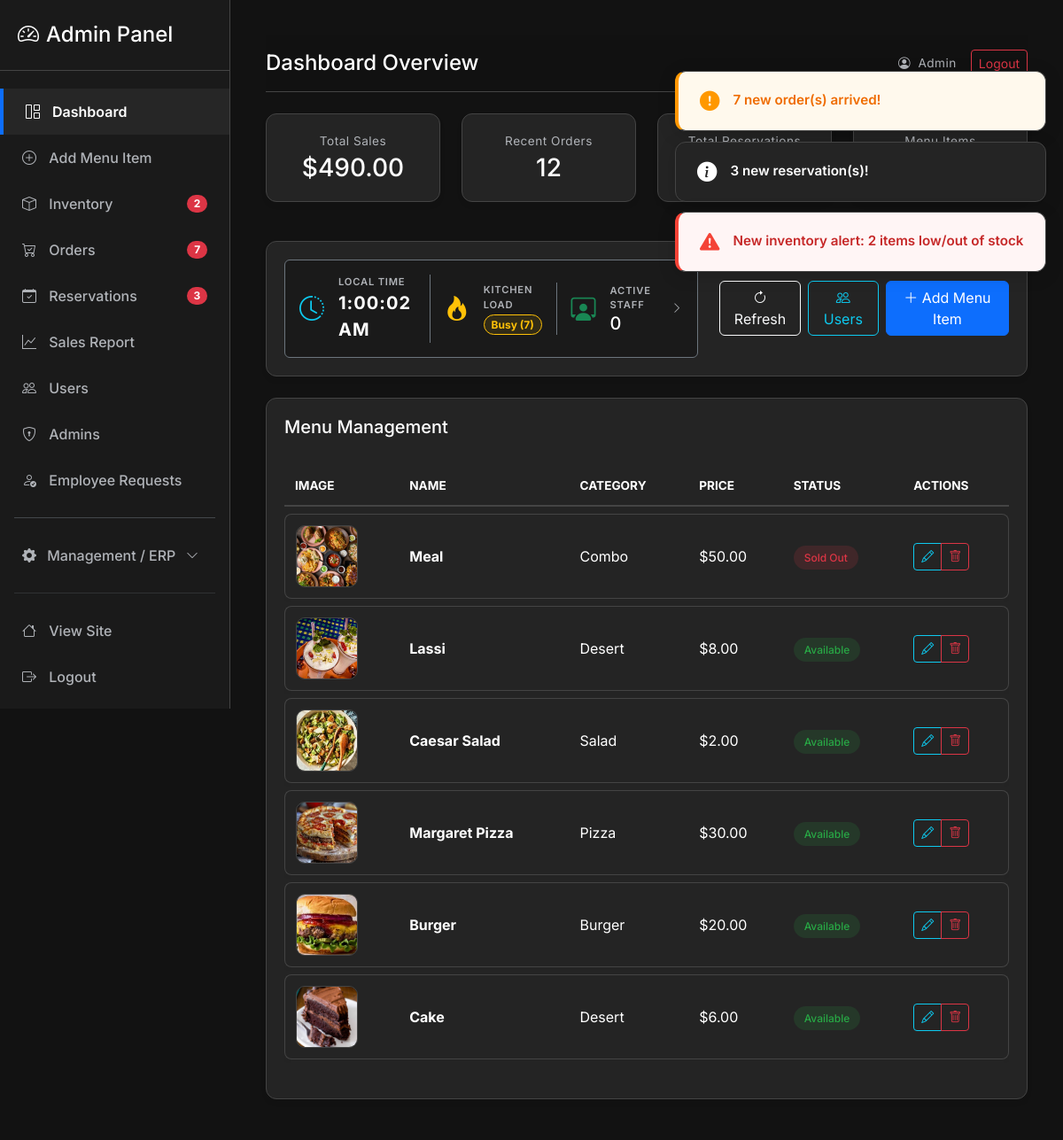
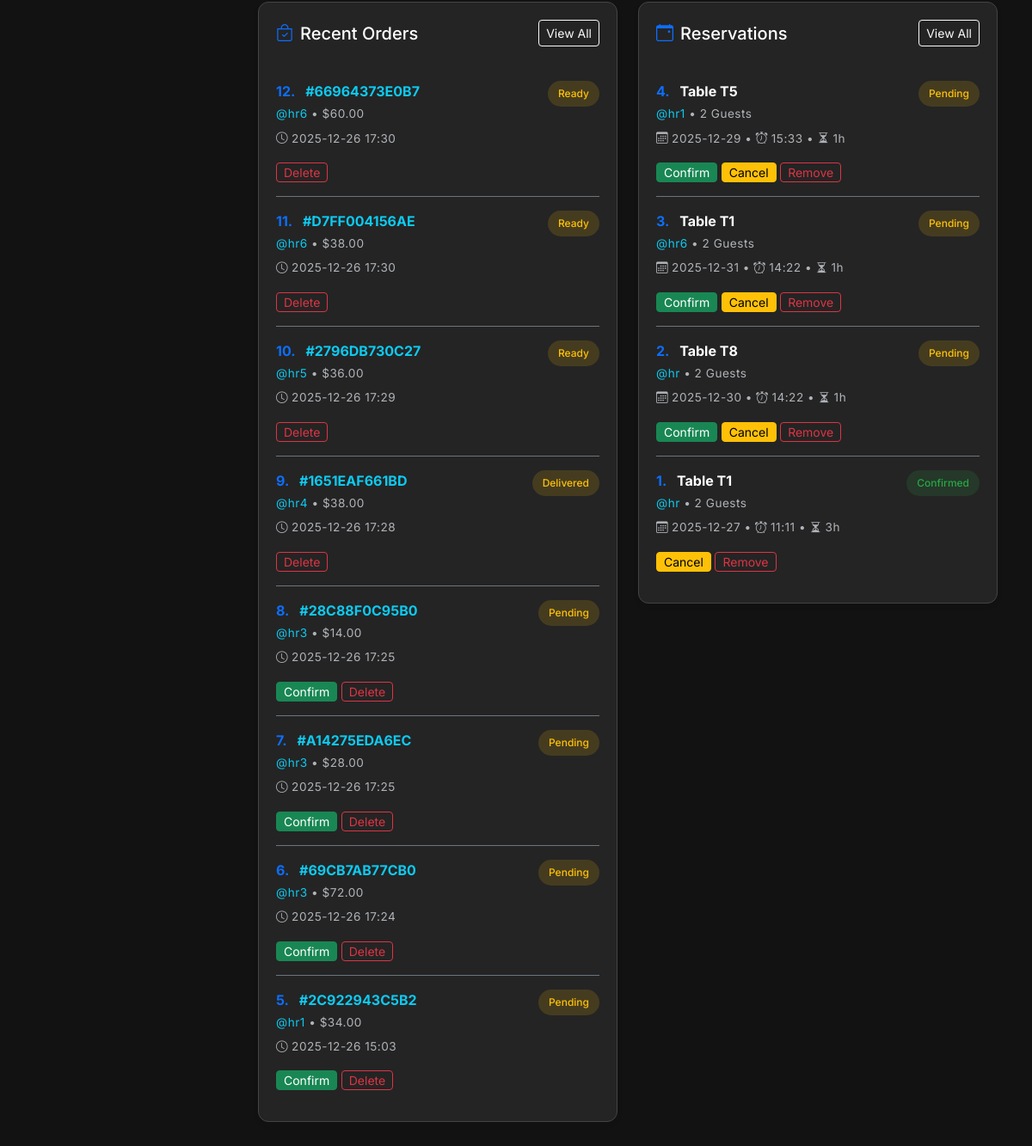
The page /admin/ (signed in) on the database its author committed (2 pictures, top to bottom).
### models/models.py (models this page shows, shortened)
class MenuItem(db.Model):
    id = db.Column(db.Integer, primary_key=True)
    name = db.Column(db.String(150), nullable=False)
    price = db.Column(db.Float, nullable=False, default=0.0)
    category = db.Column(db.String(100), nullable=True)
    ingredients = db.Column(db.String(400), nullable=True)
    availability = db.Column(db.Boolean, default=True)
    image = db.Column(db.String(300), nullable=True)
    stock_quantity = db.Column(db.Integer, default=0)
    low_stock_threshold = db.Column(db.Integer, default=5)
    ratings = db.relationship('Rating', backref='menu_item', lazy=True, cascade="all, delete-orphan")

class Order(db.Model):
    __tablename__ = 'orders'
    id = db.Column(db.Integer, primary_key=True)
    unique_order_number = db.Column(db.String(12), unique=True, nullable=False, default=lambda: str(uuid.uuid4().hex[:12]).upper())
    user_id = db.Column(db.Integer, db.ForeignKey('user.id'), nullable=False)
    items = db.Column(db.Text, nullable=False)  # JSON string of items
    total = db.Column(db.Float, nullable=False)
    status = db.Column(db.String(50), default='Placed')
    payment_status = db.Column(db.String(20), default='pending')
    payment_method = db.Column(db.String(20), nullable=True)
    discount = db.Column(db.Float, default=0.0)
    order_type = db.Column(db.Enum('dine_in', 'takeaway', name='order_type'), default='dine_in')
    phone = db.Column(db.String(50), nullable=False)
    address_district = db.Column(db.String(100), nullable=False)
    address_city = db.Column(db.String(100), nullable=False)
    address_street = db.Column(db.String(255), nullable=False)
    created_at = db.Column(db.DateTime, default=get_dhaka_time)
    items_parsed = db.Column(db.PickleType)

class User(db.Model):
    id = db.Column(db.Integer, primary_key=True)
    username = db.Column(db.String(120), unique=True, nullable=False)
    member_id = db.Column(db.String(20), unique=True)  # Custom ID
    email = db.Column(db.String(200), unique=True)
    password = db.Column(db.String(255), nullable=False)
    full_name = db.Column(db.String(200))
    phone = db.Column(db.String(50))
    address_district = db.Column(db.String(100))
    address_city = db.Column(db.String(100))
    address_street = db.Column(db.String(200))
    profile_image = db.Column(db.String(200))  # image filename
    reset_token = db.Column(db.String(100), nullable=True)
    reset_token_expiry = db.Column(db.DateTime, nullable=True)
    role = db.Column(db.Enum('admin', 'manager', 'cashier', 'waiter', 'chef', 'customer', name='user_roles'), default='customer')
    email_verified = db.Column(db.Boolean, default=False)
    email_verification_code = db.Column(db.String(10), nullable=True)
    created_at = db.Column(db.DateTime, default=get_dhaka_time)
    orders = db.relationship('Order', backref='user', lazy=True)
    reservations = db.relationship('Reservation', backref='user', lazy=True)
    ratings = db.relationship('Rating', backref='user', lazy=True)
    staff_shifts = db.relationship('StaffShift', backref='user', lazy=True)
    staff_shifts = db.relationship('StaffShift', backref='user', lazy=True)

class Reservation(db.Model):
    id = db.Column(db.Integer, primary_key=True)
    unique_reservation_number = db.Column(db.String(12), unique=True, nullable=False, default=lambda: str(uuid.uuid4().hex[:12]).upper())
    user_id = db.Column(db.Integer, db.ForeignKey('user.id'), nullable=False)
    date = db.Column(db.String(50), nullable=False)
    time = db.Column(db.String(50), nullable=False)  # Start time (HH:MM)
    duration = db.Column(db.Integer, nullable=False)  # Duration in hours
    guests = db.Column(db.Integer, nullable=False)
    table_no = db.Column(db.String(50), nullable=False)
    status = db.Column(db.String(20), default="Pending")
    created_at = db.Column(db.DateTime, default=get_dhaka_time)

### routes/admin.py (the view)
@admin_bp.route('/')
@role_required('admin')
def index():
    items = MenuItem.query.order_by(MenuItem.id.desc()).all()
    orders = Order.query.order_by(Order.created_at.desc()).all()
    reservations = Reservation.query.order_by(Reservation.created_at.desc()).all()
    for o in orders:
        try:
            o.items_parsed = json.loads(o.items)
        except:
            o.items_parsed = []
    total_sales = db.session.query(db.func.sum(Order.total)).scalar() or 0
    from datetime import date
    active_attendance = db.session.query(Attendance, User, Employee)\
        .join(Employee, Attendance.employee_id == Employee.id)\
        .join(User, Employee.user_id == User.id)\
        .filter(Attendance.date == date.today(), Attendance.status == 'present')\
        .all()
    active_staff_count = len(active_attendance)
    active_staff_list = [{
        'name': u.full_name,
        'username': u.username,
        'role': e.position,
        'image': u.profile_image,
        'check_in': a.created_at.strftime('%I:%M %p') if a.created_at else 'N/A'
    } for a, u, e in active_attendance]
    pending_orders_count = Order.query.filter(Order.status.in_(['Placed', 'Pending'])).count()
    kitchen_status = 'Normal'
    kitchen_status_color = 'success'
    if pending_orders_count >= 10:
        kitchen_status = 'Overload'
        kitchen_status_color = 'danger'
    elif pending_orders_count >= 5:
        kitchen_status = 'Busy'
        kitchen_status_color = 'warning'
    return render_template('admin/index.html',
                           items=items,
                           orders=orders,
                           reservations=reservations,
                           total_sales=total_sales,
                           active_staff_count=active_staff_count,
                           active_staff_list=active_staff_list,
                           kitchen_status=kitchen_status,
                           kitchen_status_color=kitchen_status_color,
                           pending_orders_count=pending_orders_count)

### templates/admin/index.html (shortened to what this page needs)
{% extends 'admin/admin_base.html' %}
{% block admin_title %}Dashboard Overview{% endblock %}
{% block content %}
<div class="row g-4 mb-4">
  <div class="col-md-3">
    <div class="glass-card text-center">
      <div class="text-muted small mb-1">Total Sales</div>
      <h3 class="mb-0 text-white">${{ '%.2f'|format(total_sales) }}</h3>
    </div>
  </div>
  <div class="col-md-3">
    <div class="glass-card text-center">
      <div class="text-muted small mb-1">Recent Orders</div>
      <h3 class="mb-0 text-white">{{ orders|length }}</h3>
    </div>
  </div>
  <div class="col-md-3">
    <div class="glass-card text-center">
      <div class="text-muted small mb-1">Total Reservations</div>
      <h3 class="mb-0 text-white">{{ reservations|length }}</h3>
    </div>
  </div>
  <div class="col-md-3">
    <div class="glass-card text-center">
      <div class="text-muted small mb-1">Menu Items</div>
      <h3 class="mb-0 text-white">{{ items|length }}</h3>
    </div>
  </div>
</div>
<div class="glass-card mb-4">
  <div class="row align-items-center">
    <div class="col-md-7">
      <div class="d-flex align-items-center justify-content-between bg-dark-pro border border-secondary rounded p-3">
        <div class="d-flex align-items-center border-end border-secondary pe-3 me-3">
          <i class="bi bi-clock-history fs-3 text-info me-3"></i>
          <div>
            <small class="text-muted d-block uppercase" style="font-size: 0.7rem;">Local Time</small>
            <span id="liveClock" class="fw-bold text-white fs-5" style="letter-spacing: 1px;">--:--:--</span>
          </div>
        </div>
        <div class="d-flex align-items-center border-end border-secondary pe-3 me-3">
          <i class="bi bi-fire fs-3 text-{{ kitchen_status_color }} me-3"></i>
          <div>
            <small class="text-muted d-block uppercase" style="font-size: 0.7rem;">Kitchen Load</small>
            <span
              class="badge bg-{{ kitchen_status_color }} bg-opacity-10 text-{{ kitchen_status_color }} border border-{{ kitchen_status_color }} rounded-pill">
              {{ kitchen_status }} ({{ pending_orders_count }})
            </span>
          </div>
        </div>
        <div class="d-flex align-items-center" style="cursor: pointer;"
          onclick="new bootstrap.Modal(document.getElementById('activeStaffModal')).show()">
          <i class="bi bi-person-workspace fs-3 text-success me-3"></i>
          <div>
            <small class="text-muted d-block uppercase" style="font-size: 0.7rem;">Active Staff</small>
            <h5 class="mb-0 text-white">{{ active_staff_count }}</h5>
          </div>
          <i class="bi bi-chevron-right ms-3 text-muted" style="font-size: 0.8rem;"></i>
        </div>
      </div>
    </div>
    <div class="col-md-5 d-flex align-items-center justify-content-end">
      <a class="btn btn-outline-light me-2" href="{{ url_for('admin.index') }}"><i class="bi bi-arrow-clockwise"></i>
        Refresh</a>
      <a class="btn btn-outline-info me-2" href="{{ url_for('admin.users') }}"><i class="bi bi-people"></i> Users</a>
      <a class="btn btn-primary" href="{{ url_for('admin.add_menu') }}"><i class="bi bi-plus-lg"></i> Add Menu Item</a>
    </div>
  </div>
</div>
<div class="glass-card">
  <div class="d-flex justify-content-between align-items-center mb-4">
    <h5 class="mb-0 text-white">Menu Management</h5>
  </div>
  <div class="table-responsive">
    <table class="admin-table">
      <thead>
        <tr>
          <th>Image</th>
          <th>Name</th>
          <th>Category</th>
          <th>Price</th>
          <th>Status</th>
          <th>Actions</th>
        </tr>
      </thead>
      <tbody>
        {% for it in items %}
        <tr>
          <td>
            <img
              src="{{ it.image and url_for('static', filename='uploads/' ~ it.image) or url_for('static', filename='img/placeholder.jpg') }}"
              class="admin-img-thumb" alt="{{ it.name }}">
          </td>
          <td><span class="fw-bold">{{ it.name }}</span></td>
          <td>{{ it.category }}</td>
          <td>${{ '%.2f'|format(it.price) }}</td>
          <td>
            {% if it.availability %}
            <span class="badge-admin badge-admin-success">Available</span>
            {% else %}
            <span class="badge-admin badge-admin-danger">Sold Out</span>
            {% endif %}
          </td>
          <td>
            <div class="btn-group">
              <a class="btn btn-sm btn-outline-info" href="{{ url_for('admin.edit_menu', item_id=it.id) }}"><i
                  class="bi bi-pencil"></i></a>
              <a class="btn btn-sm btn-outline-danger" href="{{ url_for('admin.delete_menu', item_id=it.id) }}"
                onclick="handlePremiumConfirm(event, 'Delete this item?', this, 'Confirm Deletion', 'bi-trash')"><i
                  class="bi bi-trash"></i></a>
            </div>
          </td>
        </tr>
        {% endfor %}
      </tbody>
    </table>
  </div>
</div>
<div class="row g-4 mt-4">
  <div class="col-lg-6">
    <div class="glass-card">
      <div class="d-flex justify-content-between align-items-center mb-4">
        <h5 class="mb-0 text-white"><i class="bi bi-bag-check me-2 text-primary"></i>Recent Orders</h5>
        <a href="{{ url_for('admin.orders') }}" class="btn btn-sm btn-outline-light">View All</a>
      </div>
      <div class="list-group list-group-flush bg-transparent">
        {% for o in orders[:8] %}
        <div class="list-group-item bg-transparent border-secondary text-light px-0 py-3">
          <div class="d-flex justify-content-between align-items-start">
            <div>
              <div class="fw-bold text-white mb-1">
                <span class="text-primary me-2">{{ orders|length - loop.index0 }}.</span>
                <a href="javascript:void(0);" onclick="openOrderModal({{ o.id }})"
                  class="text-info text-decoration-none">
                  #{{ o.unique_order_number or o.id }}
                </a>
              </div>
              <div class="small text-muted">
                {% if o.user %}
                <a class="text-info text-decoration-none" href="javascript:void(0);"
                  onclick="openUserModal('{{ o.user.username }}')">@{{ o.user.username }}</a>
                {% else %}Anon{% endif %}
                &bull; ${{ '%.2f'|format(o.total) }}
              </div>
            </div>
            <span class="badge-admin
              {% if o.status == 'Confirmed' %}badge-admin-success
              {% elif o.status == 'Paid' %}badge-admin-info
              {% else %}badge-admin-warning{% endif %}">
              {{ o.status }}
            </span>
          </div>
          <div class="small mt-2 text-muted"><i class="bi bi-clock me-1"></i>{{ o.created_at.strftime('%Y-%m-%d %H:%M')
            }}</div>
          <div class="mt-3">
            {% if o.status in ['Placed', 'Pending', 'Paid'] %}
            <a class="btn btn-sm btn-success py-0 px-2 small action-confirm"
              href="{{ url_for('admin.confirm_order', order_id=o.id, sl=orders|length - loop.index0) }}">Confirm</a>
            {% endif %}
            <a class="btn btn-sm btn-outline-danger py-0 px-2 small"
              href="{{ url_for('admin.delete_order', order_id=o.id, sl=orders|length - loop.index0) }}"
              onclick="handlePremiumConfirm(event, 'Delete order?', this, 'Confirm Delete', 'bi-exclamation-triangle')">Delete</a>
          </div>
        </div>
        {% else %}
        <div class="text-muted small">No recent orders.</div>
        {% endfor %}
      </div>
    </div>
  </div>
  <div class="col-lg-6">
    <div class="glass-card">
      <div class="d-flex justify-content-between align-items-center mb-4">
        <h5 class="mb-0 text-white"><i class="bi bi-calendar-event me-2 text-primary"></i>Reservations</h5>
        <a href="{{ url_for('admin.reservations') }}" class="btn btn-sm btn-outline-light">View All</a>
      </div>
      <div class="list-group list-group-flush bg-transparent">
        {% for r in reservations[:8] %}
        <div class="list-group-item bg-transparent border-secondary text-light px-0 py-3">
          <div class="d-flex justify-content-between align-items-start">
            <div>
              <div class="fw-bold text-white mb-1">
                <span class="text-primary me-2">{{ reservations|length - loop.index0 }}.</span> Table {{ r.table_no }}
              </div>
              <div class="small text-muted">
                {% if r.user %}
                <a class="text-info text-decoration-none" href="javascript:void(0);"
                  onclick='openUserModal({{ r.user.username|tojson }})'>@{{ r.user.username }}</a>
                {% else %}Anon{% endif %}
                &bull; {{ r.guests }} Guests
              </div>
            </div>
            <span
              class="badge-admin {% if r.status == 'Canceled' %}badge-admin-danger{% elif r.status == 'Pending' %}badge-admin-warning{% else %}badge-admin-success{% endif %}">
              {{ r.status }}
            </span>
          </div>
          <div class="small mt-2 text-muted">
            <i class="bi bi-calendar3 me-1"></i>{{ r.date }} &bull; <i class="bi bi-alarm me-1"></i>{{ r.time }} &bull;
            <i class="bi bi-hourglass-split me-1"></i>{{ r.duration }}h
          </div>
          <div class="mt-3">
            {% if r.status == 'Pending' %}
            <a class="btn btn-sm btn-success py-0 px-2 small action-res"
              href="{{ url_for('admin.confirm_reservation', res_id=r.id) }}">Confirm</a>
            {% endif %}
            {% if r.status != 'Canceled' %}
            <a class="btn btn-sm btn-warning py-0 px-2 small action-res"
              href="{{ url_for('admin.cancel_reservation', res_id=r.id) }}">Cancel</a>
            {% endif %}
            <a class="btn btn-sm btn-outline-danger py-0 px-2 small"
              href="{{ url_for('admin.remove_reservation', res_id=r.id) }}"
              onclick="handlePremiumConfirm(event, 'Permanently remove this reservation?', this, 'Remove', 'bi-trash')">Remove</a>
          </div>
        </div>
        {% else %}
        <div class="text-muted small">No reservations.</div>
        {% endfor %}
      </div>
    </div>
  </div>
</div>
{% endblock %}

### rows shown on the page
MenuItem: image (picture), name "Meal", category "Combo", price "50.00", availability "Sold Out"
MenuItem: image (picture), name "Lassi", category "Desert", price "8.00", availability "Available"
MenuItem: image (picture), name "Caesar Salad", category "Salad", price "2.00", availability "Available"
MenuItem: image (picture), name "Margaret Pizza", category "Pizza", price "30.00", availability "Available"
MenuItem: image (picture), name "Burger", category "Burger", price "20.00", availability "Available"
MenuItem: image (picture), name "Cake", category "Desert", price "6.00", availability "Available"
Order: index0 "12", unique_order_number "66964373E0B7", user.username "hr6", total "60.00", status "Ready", created_at "2025-12-26 17:30"
Order: index0 "11", unique_order_number "D7FF004156AE", user.username "hr6", total "38.00", status "Ready", created_at "2025-12-26 17:30"
Order: index0 "10", unique_order_number "2796DB730C27", user.username "hr5", total "36.00", status "Ready", created_at "2025-12-26 17:29"
Order: index0 "9", unique_order_number "1651EAF661BD", user.username "hr4", total "38.00", status "Delivered", created_at "2025-12-26 17:28"
Order: index0 "8", unique_order_number "28C88F0C95B0", user.username "hr3", total "14.00", status "Pending", created_at "2025-12-26 17:25"
Order: index0 "7", unique_order_number "A14275EDA6EC", user.username "hr3", total "28.00", status "Pending", created_at "2025-12-26 17:25"
Order: index0 "6", unique_order_number "69CB7AB77CB0", user.username "hr3", total "72.00", status "Pending", created_at "2025-12-26 17:24"
Order: index0 "5", unique_order_number "2C922943C5B2", user.username "hr1", total "34.00", status "Pending", created_at "2025-12-26 15:03"
Reservation: index0 "4", table_no "T5", user.username "hr1", guests "2", status "Pending", date "2025-12-29", time "15:33", duration "1"
Reservation: index0 "3", table_no "T1", user.username "hr6", guests "2", status "Pending", date "2025-12-31", time "14:22", duration "1"
Reservation: index0 "2", table_no "T8", user.username "hr", guests "2", status "Pending", date "2025-12-30", time "14:22", duration "1"
Reservation: index0 "1", table_no "T1", user.username "hr", guests "2", status "Confirmed", date "2025-12-27", time "11:11", duration "3"

### other values the page prints
{{ '%.2f'|format(total_sales) }} "490.00"
{{ orders|length }} "12"
{{ kitchen_status }} "Busy"
{{ pending_orders_count }} "7"
{{ active_staff_count }} "0"
